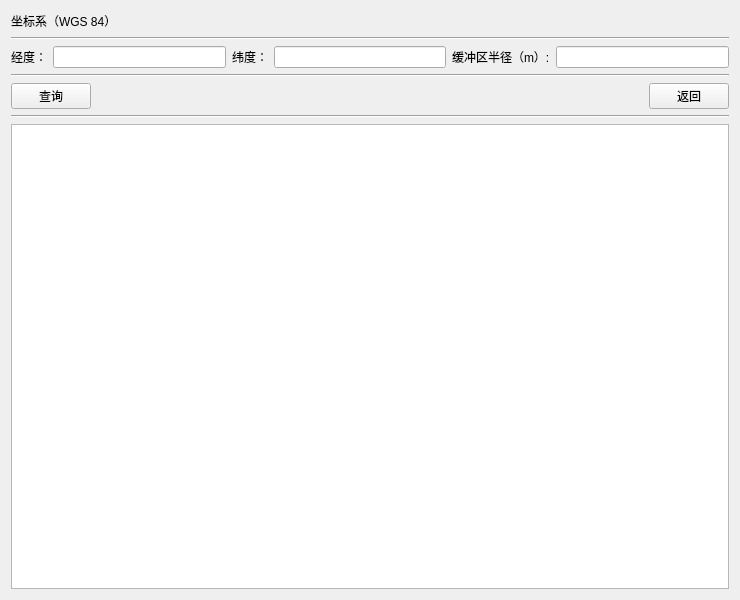
<?xml version="1.0" encoding="UTF-8"?>
<ui version="4.0">
 <class>Form</class>
 <widget class="QWidget" name="Form">
  <property name="geometry">
   <rect>
    <x>0</x>
    <y>0</y>
    <width>740</width>
    <height>600</height>
   </rect>
  </property>
  <property name="minimumSize">
   <size>
    <width>740</width>
    <height>600</height>
   </size>
  </property>
  <property name="maximumSize">
   <size>
    <width>740</width>
    <height>600</height>
   </size>
  </property>
  <property name="windowTitle">
   <string>结构查询</string>
  </property>
  <property name="windowIcon">
   <iconset>
    <normaloff>icons/检查查询.png</normaloff>icons/检查查询.png</iconset>
  </property>
  <layout class="QVBoxLayout" name="verticalLayout">
   <item>
    <layout class="QHBoxLayout" name="horizontalLayout_3">
     <item>
      <widget class="QLabel" name="label">
       <property name="text">
        <string>坐标系（WGS 84）</string>
       </property>
      </widget>
     </item>
     <item>
      <spacer name="horizontalSpacer">
       <property name="orientation">
        <enum>Qt::Horizontal</enum>
       </property>
       <property name="sizeHint" stdset="0">
        <size>
         <width>40</width>
         <height>20</height>
        </size>
       </property>
      </spacer>
     </item>
    </layout>
   </item>
   <item>
    <widget class="Line" name="line_2">
     <property name="orientation">
      <enum>Qt::Horizontal</enum>
     </property>
    </widget>
   </item>
   <item>
    <layout class="QHBoxLayout" name="horizontalLayout">
     <item>
      <widget class="QLabel" name="label_3">
       <property name="text">
        <string>经度：</string>
       </property>
      </widget>
     </item>
     <item>
      <widget class="QLineEdit" name="lonlineEdit"/>
     </item>
     <item>
      <widget class="QLabel" name="label_2">
       <property name="text">
        <string>纬度：</string>
       </property>
      </widget>
     </item>
     <item>
      <widget class="QLineEdit" name="latlineEdit"/>
     </item>
     <item>
      <widget class="QLabel" name="label_4">
       <property name="text">
        <string>缓冲区半径（m）:</string>
       </property>
      </widget>
     </item>
     <item>
      <widget class="QLineEdit" name="radiuslineEdit"/>
     </item>
    </layout>
   </item>
   <item>
    <widget class="Line" name="line_3">
     <property name="orientation">
      <enum>Qt::Horizontal</enum>
     </property>
    </widget>
   </item>
   <item>
    <layout class="QHBoxLayout" name="horizontalLayout_2" stretch="0,0,0">
     <item>
      <widget class="QPushButton" name="queryButton">
       <property name="text">
        <string>查询</string>
       </property>
      </widget>
     </item>
     <item>
      <spacer name="horizontalSpacer_3">
       <property name="orientation">
        <enum>Qt::Horizontal</enum>
       </property>
       <property name="sizeHint" stdset="0">
        <size>
         <width>40</width>
         <height>20</height>
        </size>
       </property>
      </spacer>
     </item>
     <item>
      <widget class="QPushButton" name="escButton">
       <property name="text">
        <string>返回</string>
       </property>
      </widget>
     </item>
    </layout>
   </item>
   <item>
    <widget class="Line" name="line">
     <property name="orientation">
      <enum>Qt::Horizontal</enum>
     </property>
    </widget>
   </item>
   <item>
    <widget class="QTableWidget" name="queryTable"/>
   </item>
  </layout>
 </widget>
 <resources/>
 <connections/>
</ui>
